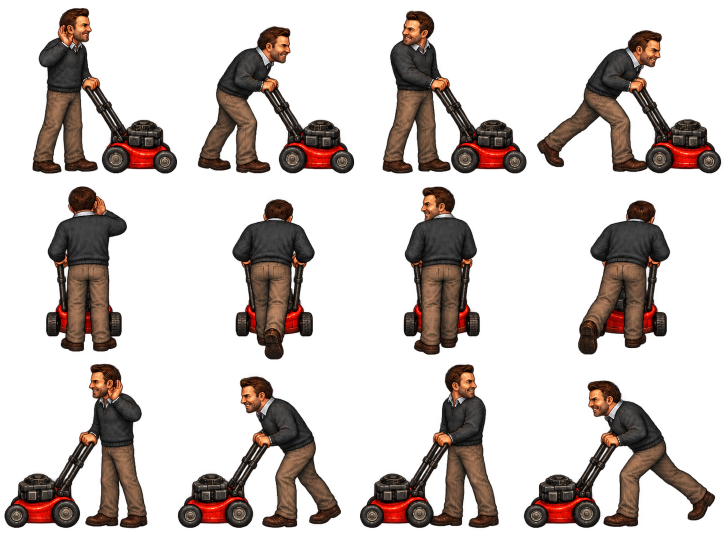
#> input picture art-source/joe-states-generated.png, 1448 x 1086 px (shown at 1/2 size)
$ python prepare-joe-states.py
#> lines starting #> are read from the running program, lines starting #| are printed output that depends on the picture
"""Align the generated state poses without stretching individual silhouettes."""
from pathlib import Path
from PIL import Image

root = Path(__file__).resolve().parents[1]
source = Image.open(root / "art-source/joe-states-generated.png").convert("RGBA")
#> source is the input picture: PIL image 1448x1086 RGBA; mean R, G, B, A 24.8, 16.2, 12.8, 71.9
assert source.size == (1448, 1086)
assert source.getchannel("A").getextrema() == (0, 255)
atlas = Image.new("RGBA", (1536, 1152))
#> atlas: PIL image 1536x1152 RGBA; every value is 0
for row in range(3):
    sprites = []
    for column in range(4):
        sprite = source.crop((column*362, row*362, (column+1)*362, (row+1)*362))
        sprites.append(sprite.crop(sprite.getchannel("A").getbbox()))
    # One scale per view preserves listening versus leaning posture height.
    scale = min(352/max(s.width for s in sprites), 336/max(s.height for s in sprites))
    for column, sprite in enumerate(sprites):
        sprite = sprite.resize((round(sprite.width*scale), round(sprite.height*scale)), Image.Resampling.LANCZOS)
        atlas.alpha_composite(sprite, (column*384+(384-sprite.width)//2, row*384+360-sprite.height))
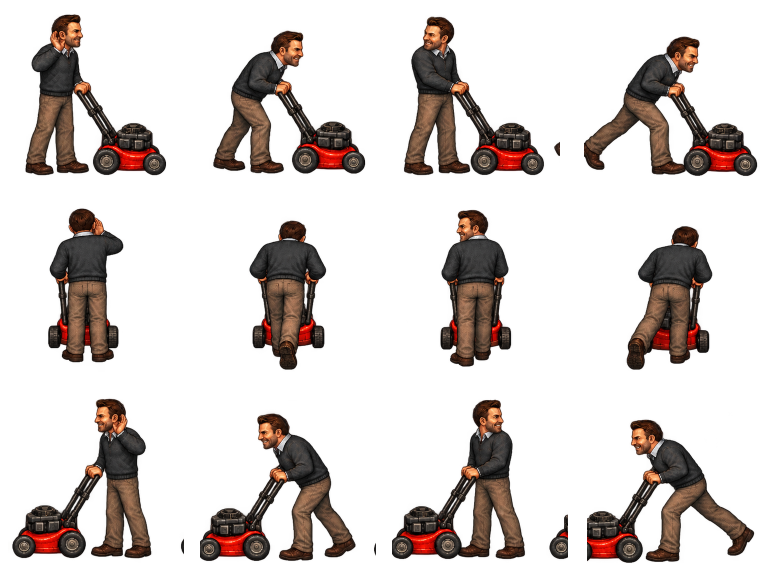
#> atlas: PIL image 1536x1152 RGBA (shown at 1/2 size); mean R, G, B, A 20.3, 13.2, 10.4, 58.9; transparent parts drawn white
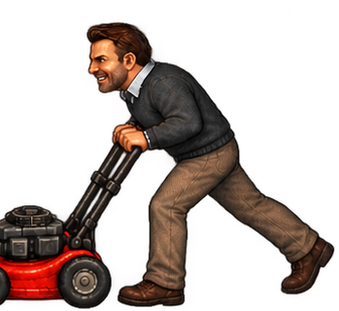
#> sprite: PIL image 339x311 RGBA; mean R, G, B, A 31.3, 20, 15.4, 85.8; transparent parts drawn white
destination = root / "art-source/runtime-png/rough-cut-joe-state-directions-v1.png"
atlas.save(destination, optimize=True)
print(destination)
